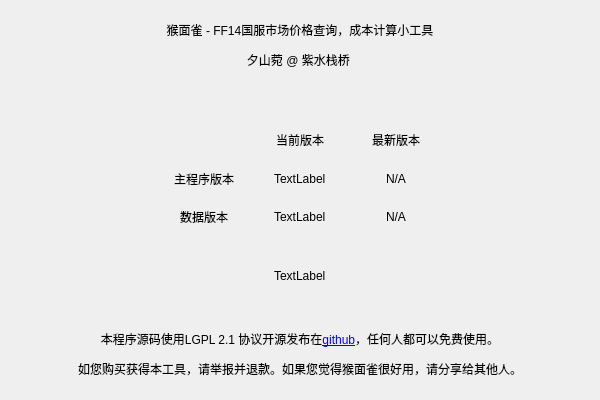
<?xml version="1.0" encoding="UTF-8"?>
<ui version="4.0">
 <class>check_update</class>
 <widget class="QMainWindow" name="check_update">
  <property name="geometry">
   <rect>
    <x>0</x>
    <y>0</y>
    <width>600</width>
    <height>400</height>
   </rect>
  </property>
  <property name="minimumSize">
   <size>
    <width>600</width>
    <height>400</height>
   </size>
  </property>
  <property name="maximumSize">
   <size>
    <width>1200</width>
    <height>800</height>
   </size>
  </property>
  <property name="windowTitle">
   <string>关于 - 猴面雀</string>
  </property>
  <widget class="QWidget" name="centralwidget">
   <layout class="QGridLayout" name="gridLayout_2" rowstretch="2,0,1,3,2,2,0">
    <item row="4" column="0">
     <layout class="QVBoxLayout" name="verticalLayout">
      <item alignment="Qt::AlignHCenter">
       <widget class="QLabel" name="update_text">
        <property name="sizePolicy">
         <sizepolicy hsizetype="Expanding" vsizetype="Expanding">
          <horstretch>0</horstretch>
          <verstretch>0</verstretch>
         </sizepolicy>
        </property>
        <property name="maximumSize">
         <size>
          <width>16777215</width>
          <height>16777215</height>
         </size>
        </property>
        <property name="text">
         <string>TextLabel</string>
        </property>
       </widget>
      </item>
     </layout>
    </item>
    <item row="5" column="0">
     <layout class="QVBoxLayout" name="verticalLayout_2">
      <item>
       <widget class="QLabel" name="label_8">
        <property name="text">
         <string>&lt;html&gt;&lt;head/&gt;&lt;body&gt;&lt;p align=&quot;center&quot;&gt;本程序源码使用LGPL 2.1 协议开源发布在&lt;a href=&quot;https://github.com/NagaResst/Paissa&quot;&gt;&lt;span style=&quot; text-decoration: underline; color:#0000ff;&quot;&gt;github&lt;/span&gt;&lt;/a&gt;，任何人都可以免费使用。&lt;/p&gt;&lt;p align=&quot;center&quot;&gt;如您购买获得本工具，请举报并退款。如果您觉得猴面雀很好用，请分享给其他人。&lt;/p&gt;&lt;/body&gt;&lt;/html&gt;</string>
        </property>
       </widget>
      </item>
     </layout>
    </item>
    <item row="3" column="0">
     <layout class="QGridLayout" name="gridLayout">
      <property name="leftMargin">
       <number>150</number>
      </property>
      <property name="rightMargin">
       <number>150</number>
      </property>
      <item row="1" column="0" alignment="Qt::AlignHCenter">
       <widget class="QLabel" name="label_2">
        <property name="text">
         <string>主程序版本</string>
        </property>
       </widget>
      </item>
      <item row="2" column="1" alignment="Qt::AlignHCenter">
       <widget class="QLabel" name="current_data_verison">
        <property name="text">
         <string>TextLabel</string>
        </property>
       </widget>
      </item>
      <item row="0" column="1" alignment="Qt::AlignHCenter">
       <widget class="QLabel" name="label_6">
        <property name="text">
         <string>当前版本</string>
        </property>
       </widget>
      </item>
      <item row="2" column="0" alignment="Qt::AlignHCenter">
       <widget class="QLabel" name="label_3">
        <property name="text">
         <string>数据版本</string>
        </property>
       </widget>
      </item>
      <item row="1" column="1" alignment="Qt::AlignHCenter">
       <widget class="QLabel" name="current_program_version">
        <property name="text">
         <string>TextLabel</string>
        </property>
       </widget>
      </item>
      <item row="1" column="2" alignment="Qt::AlignHCenter">
       <widget class="QLabel" name="latest_program_version">
        <property name="text">
         <string>N/A</string>
        </property>
       </widget>
      </item>
      <item row="0" column="2" alignment="Qt::AlignHCenter">
       <widget class="QLabel" name="label_10">
        <property name="text">
         <string>最新版本</string>
        </property>
       </widget>
      </item>
      <item row="2" column="2" alignment="Qt::AlignHCenter">
       <widget class="QLabel" name="latest_data_version">
        <property name="text">
         <string>N/A</string>
        </property>
       </widget>
      </item>
     </layout>
    </item>
    <item row="0" column="0">
     <layout class="QVBoxLayout" name="verticalLayout_3">
      <item>
       <widget class="QLabel" name="label_7">
        <property name="text">
         <string>&lt;html&gt;&lt;head/&gt;&lt;body&gt;&lt;p align=&quot;center&quot;&gt;猴面雀 - FF14国服市场价格查询，成本计算小工具&lt;/p&gt;&lt;p align=&quot;center&quot;&gt;夕山菀 @ 紫水栈桥  &lt;/p&gt;&lt;/body&gt;&lt;/html&gt;</string>
        </property>
       </widget>
      </item>
     </layout>
    </item>
   </layout>
  </widget>
 </widget>
 <resources/>
 <connections/>
</ui>
